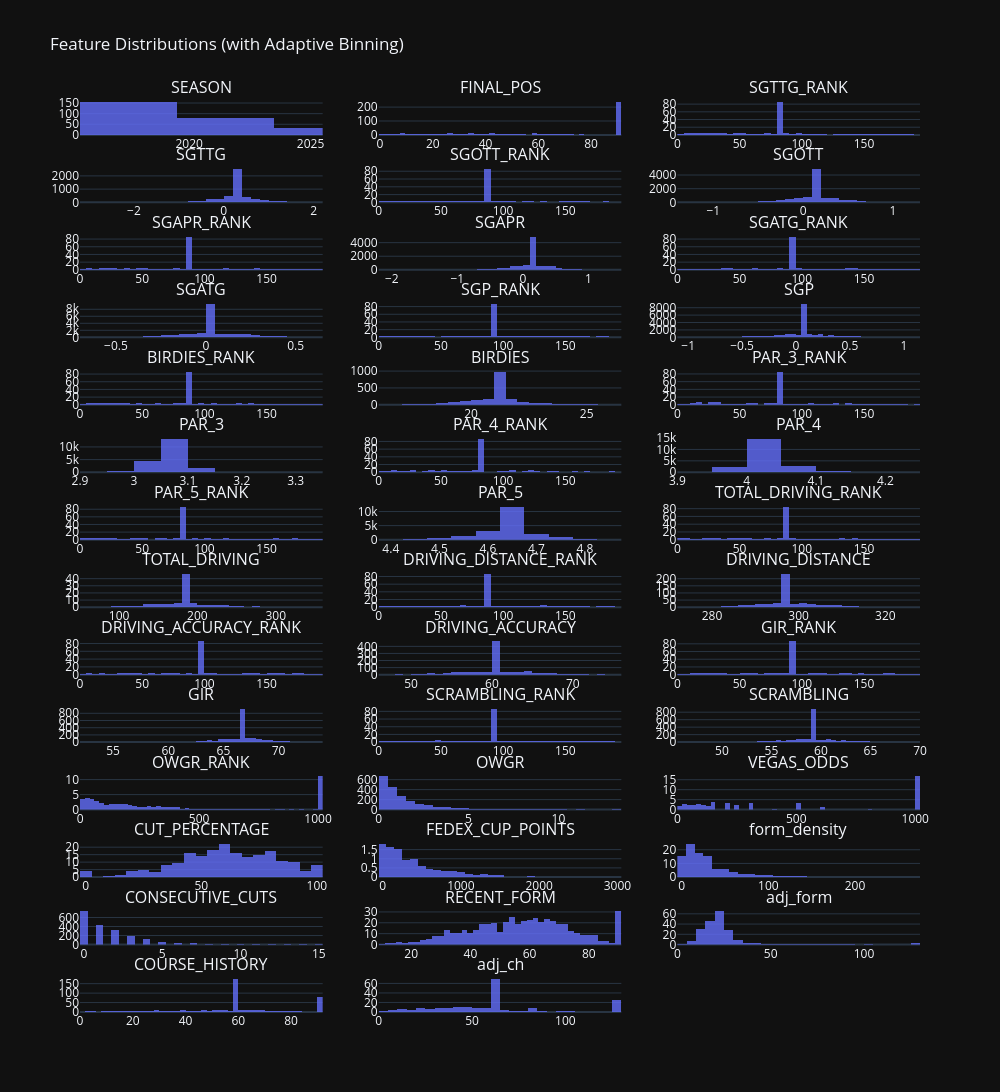

This figure's notebook cell:
### Markdown cell above
### Check Features for Outliers and General Health (Histograms)
Now that all the data is cleaned, let's look at the distribution graphs.

### Code cell
import plotly.express as px
import plotly.subplots as sp
import plotly.graph_objects as go
import pandas as pd
import numpy as np

# Select numeric columns with >1 unique value, excluding label
df_numeric = training_df.select_dtypes(include=np.number)
df_numeric = df_numeric.loc[:, df_numeric.nunique() > 1]
df_numeric = df_numeric.drop(columns=["TOP_20"], errors="ignore")

# Create subplots
n_cols = 3
n_rows = int(np.ceil(len(df_numeric.columns) / n_cols))
fig = sp.make_subplots(rows=n_rows, cols=n_cols, subplot_titles=df_numeric.columns)

# Add one histogram per feature with smart binning
for i, column in enumerate(df_numeric.columns):
    row = i // n_cols + 1
    col = i % n_cols + 1

    # Compute dynamic bin count
    col_range = df_numeric[column].max() - df_numeric[column].min()
    n_unique = df_numeric[column].nunique()
    nbins = min(50, max(5, int(n_unique / 2))) if col_range < 10 else 50  # tighter for short-range

    fig.add_trace(
        go.Histogram(
            x=df_numeric[column],
            nbinsx=nbins,
            histnorm="density",
            marker=dict(color="#636EFA"),
            opacity=0.8
        ),
        row=row,
        col=col
    )

# Style the figure
fig.update_layout(
    height=300 * n_rows,
    width=1000,
    title_text="Feature Distributions (with Adaptive Binning)",
    template="plotly_dark",
    showlegend=False
)

fig.show()

### Figure 1 — Plotly figure (JSON) as saved in the notebook; plotly's stock layout.template omitted (floating-point values rounded to 4 significant figures; data arrays with more than 128 entries replaced by an {"elided": "..."} marker saying what was removed)
{"data": [{"histnorm": "density", "marker": {"color": "#636EFA"}, "nbinsx": 5, "opacity": 0.8, "type": "histogram", "x": {"elided": "1003 int values"}, "xaxis": "x", "yaxis": "y"}, {"histnorm": "density", "marker": {"color": "#636EFA"}, "nbinsx": 50, "opacity": 0.8, "type": "histogram", "x": {"elided": "1003 int values"}, "xaxis": "x2", "yaxis": "y2"}, {"histnorm": "density", "marker": {"color": "#636EFA"}, "nbinsx": 50, "opacity": 0.8, "type": "histogram", "x": {"elided": "1003 float values"}, "xaxis": "x3", "yaxis": "y3"}, {"histnorm": "density", "marker": {"color": "#636EFA"}, "nbinsx": 50, "opacity": 0.8, "type": "histogram", "x": {"elided": "1003 float values"}, "xaxis": "x4", "yaxis": "y4"}, {"histnorm": "density", "marker": {"color": "#636EFA"}, "nbinsx": 50, "opacity": 0.8, "type": "histogram", "x": {"elided": "1003 float values"}, "xaxis": "x5", "yaxis": "y5"}, {"histnorm": "density", "marker": {"color": "#636EFA"}, "nbinsx": 50, "opacity": 0.8, "type": "histogram", "x": {"elided": "1003 float values"}, "xaxis": "x6", "yaxis": "y6"}, {"histnorm": "density", "marker": {"color": "#636EFA"}, "nbinsx": 50, "opacity": 0.8, "type": "histogram", "x": {"elided": "1003 float values"}, "xaxis": "x7", "yaxis": "y7"}, {"histnorm": "density", "marker": {"color": "#636EFA"}, "nbinsx": 50, "opacity": 0.8, "type": "histogram", "x": {"elided": "1003 float values"}, "xaxis": "x8", "yaxis": "y8"}, {"histnorm": "density", "marker": {"color": "#636EFA"}, "nbinsx": 50, "opacity": 0.8, "type": "histogram", "x": {"elided": "1003 float values"}, "xaxis": "x9", "yaxis": "y9"}, {"histnorm": "density", "marker": {"color": "#636EFA"}, "nbinsx": 50, "opacity": 0.8, "type": "histogram", "x": {"elided": "1003 float values"}, "xaxis": "x10", "yaxis": "y10"}, {"histnorm": "density", "marker": {"color": "#636EFA"}, "nbinsx": 50, "opacity": 0.8, "type": "histogram", "x": {"elided": "1003 float values"}, "xaxis": "x11", "yaxis": "y11"}, {"histnorm": "density", "marker": {"color": "#636EFA"}, "nbinsx": 50, "opacity": 0.8, "type": "histogram", "x": {"elided": "1003 float values"}, "xaxis": "x12", "yaxis": "y12"}, {"histnorm": "density", "marker": {"color": "#636EFA"}, "nbinsx": 50, "opacity": 0.8, "type": "histogram", "x": {"elided": "1003 float values"}, "xaxis": "x13", "yaxis": "y13"}, {"histnorm": "density", "marker": {"color": "#636EFA"}, "nbinsx": 50, "opacity": 0.8, "type": "histogram", "x": {"elided": "1003 float values"}, "xaxis": "x14", "yaxis": "y14"}, {"histnorm": "density", "marker": {"color": "#636EFA"}, "nbinsx": 50, "opacity": 0.8, "type": "histogram", "x": {"elided": "1003 float values"}, "xaxis": "x15", "yaxis": "y15"}, {"histnorm": "density", "marker": {"color": "#636EFA"}, "nbinsx": 13, "opacity": 0.8, "type": "histogram", "x": {"elided": "1003 float values"}, "xaxis": "x16", "yaxis": "y16"}, {"histnorm": "density", "marker": {"color": "#636EFA"}, "nbinsx": 50, "opacity": 0.8, "type": "histogram", "x": {"elided": "1003 float values"}, "xaxis": "x17", "yaxis": "y17"}, {"histnorm": "density", "marker": {"color": "#636EFA"}, "nbinsx": 12, "opacity": 0.8, "type": "histogram", "x": {"elided": "1003 float values"}, "xaxis": "x18", "yaxis": "y18"}, {"histnorm": "density", "marker": {"color": "#636EFA"}, "nbinsx": 50, "opacity": 0.8, "type": "histogram", "x": {"elided": "1003 float values"}, "xaxis": "x19", "yaxis": "y19"}, {"histnorm": "density", "marker": {"color": "#636EFA"}, "nbinsx": 20, "opacity": 0.8, "type": "histogram", "x": {"elided": "1003 float values"}, "xaxis": "x20", "yaxis": "y20"}, {"histnorm": "density", "marker": {"color": "#636EFA"}, "nbinsx": 50, "opacity": 0.8, "type": "histogram", "x": {"elided": "1003 float values"}, "xaxis": "x21", "yaxis": "y21"}, {"histnorm": "density", "marker": {"color": "#636EFA"}, "nbinsx": 50, "opacity": 0.8, "type": "histogram", "x": {"elided": "1003 float values"}, "xaxis": "x22", "yaxis": "y22"}, {"histnorm": "density", "marker": {"color": "#636EFA"}, "nbinsx": 50, "opacity": 0.8, "type": "histogram", "x": {"elided": "1003 float values"}, "xaxis": "x23", "yaxis": "y23"}, {"histnorm": "density", "marker": {"color": "#636EFA"}, "nbinsx": 50, "opacity": 0.8, "type": "histogram", "x": {"elided": "1003 float values"}, "xaxis": "x24", "yaxis": "y24"}, {"histnorm": "density", "marker": {"color": "#636EFA"}, "nbinsx": 50, "opacity": 0.8, "type": "histogram", "x": {"elided": "1003 float values"}, "xaxis": "x25", "yaxis": "y25"}, {"histnorm": "density", "marker": {"color": "#636EFA"}, "nbinsx": 50, "opacity": 0.8, "type": "histogram", "x": {"elided": "1003 float values"}, "xaxis": "x26", "yaxis": "y26"}, {"histnorm": "density", "marker": {"color": "#636EFA"}, "nbinsx": 50, "opacity": 0.8, "type": "histogram", "x": {"elided": "1003 float values"}, "xaxis": "x27", "yaxis": "y27"}, {"histnorm": "density", "marker": {"color": "#636EFA"}, "nbinsx": 50, "opacity": 0.8, "type": "histogram", "x": {"elided": "1003 float values"}, "xaxis": "x28", "yaxis": "y28"}, {"histnorm": "density", "marker": {"color": "#636EFA"}, "nbinsx": 50, "opacity": 0.8, "type": "histogram", "x": {"elided": "1003 float values"}, "xaxis": "x29", "yaxis": "y29"}, {"histnorm": "density", "marker": {"color": "#636EFA"}, "nbinsx": 50, "opacity": 0.8, "type": "histogram", "x": {"elided": "1003 float values"}, "xaxis": "x30", "yaxis": "y30"}, {"histnorm": "density", "marker": {"color": "#636EFA"}, "nbinsx": 50, "opacity": 0.8, "type": "histogram", "x": {"elided": "1003 float values"}, "xaxis": "x31", "yaxis": "y31"}, {"histnorm": "density", "marker": {"color": "#636EFA"}, "nbinsx": 50, "opacity": 0.8, "type": "histogram", "x": {"elided": "1003 float values"}, "xaxis": "x32", "yaxis": "y32"}, {"histnorm": "density", "marker": {"color": "#636EFA"}, "nbinsx": 50, "opacity": 0.8, "type": "histogram", "x": {"elided": "1003 float values"}, "xaxis": "x33", "yaxis": "y33"}, {"histnorm": "density", "marker": {"color": "#636EFA"}, "nbinsx": 50, "opacity": 0.8, "type": "histogram", "x": {"elided": "1003 float values"}, "xaxis": "x34", "yaxis": "y34"}, {"histnorm": "density", "marker": {"color": "#636EFA"}, "nbinsx": 50, "opacity": 0.8, "type": "histogram", "x": {"elided": "1003 float values"}, "xaxis": "x35", "yaxis": "y35"}, {"histnorm": "density", "marker": {"color": "#636EFA"}, "nbinsx": 50, "opacity": 0.8, "type": "histogram", "x": {"elided": "1003 float values"}, "xaxis": "x36", "yaxis": "y36"}, {"histnorm": "density", "marker": {"color": "#636EFA"}, "nbinsx": 50, "opacity": 0.8, "type": "histogram", "x": {"elided": "1003 float values"}, "xaxis": "x37", "yaxis": "y37"}, {"histnorm": "density", "marker": {"color": "#636EFA"}, "nbinsx": 50, "opacity": 0.8, "type": "histogram", "x": {"elided": "1003 float values"}, "xaxis": "x38", "yaxis": "y38"}, {"histnorm": "density", "marker": {"color": "#636EFA"}, "nbinsx": 50, "opacity": 0.8, "type": "histogram", "x": {"elided": "1003 float values"}, "xaxis": "x39", "yaxis": "y39"}, {"histnorm": "density", "marker": {"color": "#636EFA"}, "nbinsx": 50, "opacity": 0.8, "type": "histogram", "x": {"elided": "1003 float values"}, "xaxis": "x40", "yaxis": "y40"}, {"histnorm": "density", "marker": {"color": "#636EFA"}, "nbinsx": 50, "opacity": 0.8, "type": "histogram", "x": {"elided": "1003 float values"}, "xaxis": "x41", "yaxis": "y41"}], "layout": {"annotations": [{"font": {"size": 16}, "showarrow": false, "text": "SEASON", "x": 0.1444, "xanchor": "center", "xref": "paper", "y": 1, "yanchor": "bottom", "yref": "paper"}, {"font": {"size": 16}, "showarrow": false, "text": "FINAL_POS", "x": 0.5, "xanchor": "center", "xref": "paper", "y": 1, "yanchor": "bottom", "yref": "paper"}, {"font": {"size": 16}, "showarrow": false, "text": "SGTTG_RANK", "x": 0.8556, "xanchor": "center", "xref": "paper", "y": 1, "yanchor": "bottom", "yref": "paper"}, {"font": {"size": 16}, "showarrow": false, "text": "SGTTG", "x": 0.1444, "xanchor": "center", "xref": "paper", "y": 0.926, "yanchor": "bottom", "yref": "paper"}, {"font": {"size": 16}, "showarrow": false, "text": "SGOTT_RANK", "x": 0.5, "xanchor": "center", "xref": "paper", "y": 0.926, "yanchor": "bottom", "yref": "paper"}, {"font": {"size": 16}, "showarrow": false, "text": "SGOTT", "x": 0.8556, "xanchor": "center", "xref": "paper", "y": 0.926, "yanchor": "bottom", "yref": "paper"}, {"font": {"size": 16}, "showarrow": false, "text": "SGAPR_RANK", "x": 0.1444, "xanchor": "center", "xref": "paper", "y": 0.852, "yanchor": "bottom", "yref": "paper"}, {"font": {"size": 16}, "showarrow": false, "text": "SGAPR", "x": 0.5, "xanchor": "center", "xref": "paper", "y": 0.852, "yanchor": "bottom", "yref": "paper"}, {"font": {"size": 16}, "showarrow": false, "text": "SGATG_RANK", "x": 0.8556, "xanchor": "center", "xref": "paper", "y": 0.852, "yanchor": "bottom", "yref": "paper"}, {"font": {"size": 16}, "showarrow": false, "text": "SGATG", "x": 0.1444, "xanchor": "center", "xref": "paper", "y": 0.7781, "yanchor": "bottom", "yref": "paper"}, {"font": {"size": 16}, "showarrow": false, "text": "SGP_RANK", "x": 0.5, "xanchor": "center", "xref": "paper", "y": 0.7781, "yanchor": "bottom", "yref": "paper"}, {"font": {"size": 16}, "showarrow": false, "text": "SGP", "x": 0.8556, "xanchor": "center", "xref": "paper", "y": 0.7781, "yanchor": "bottom", "yref": "paper"}, {"font": {"size": 16}, "showarrow": false, "text": "BIRDIES_RANK", "x": 0.1444, "xanchor": "center", "xref": "paper", "y": 0.7041, "yanchor": "bottom", "yref": "paper"}, {"font": {"size": 16}, "showarrow": false, "text": "BIRDIES", "x": 0.5, "xanchor": "center", "xref": "paper", "y": 0.7041, "yanchor": "bottom", "yref": "paper"}, {"font": {"size": 16}, "showarrow": false, "text": "PAR_3_RANK", "x": 0.8556, "xanchor": "center", "xref": "paper", "y": 0.7041, "yanchor": "bottom", "yref": "paper"}, {"font": {"size": 16}, "showarrow": false, "text": "PAR_3", "x": 0.1444, "xanchor": "center", "xref": "paper", "y": 0.6301, "yanchor": "bottom", "yref": "paper"}, {"font": {"size": 16}, "showarrow": false, "text": "PAR_4_RANK", "x": 0.5, "xanchor": "center", "xref": "paper", "y": 0.6301, "yanchor": "bottom", "yref": "paper"}, {"font": {"size": 16}, "showarrow": false, "text": "PAR_4", "x": 0.8556, "xanchor": "center", "xref": "paper", "y": 0.6301, "yanchor": "bottom", "yref": "paper"}, {"font": {"size": 16}, "showarrow": false, "text": "PAR_5_RANK", "x": 0.1444, "xanchor": "center", "xref": "paper", "y": 0.5561, "yanchor": "bottom", "yref": "paper"}, {"font": {"size": 16}, "showarrow": false, "text": "PAR_5", "x": 0.5, "xanchor": "center", "xref": "paper", "y": 0.5561, "yanchor": "bottom", "yref": "paper"}, {"font": {"size": 16}, "showarrow": false, "text": "TOTAL_DRIVING_RANK", "x": 0.8556, "xanchor": "center", "xref": "paper", "y": 0.5561, "yanchor": "bottom", "yref": "paper"}, {"font": {"size": 16}, "showarrow": false, "text": "TOTAL_DRIVING", "x": 0.1444, "xanchor": "center", "xref": "paper", "y": 0.4821, "yanchor": "bottom", "yref": "paper"}, {"font": {"size": 16}, "showarrow": false, "text": "DRIVING_DISTANCE_RANK", "x": 0.5, "xanchor": "center", "xref": "paper", "y": 0.4821, "yanchor": "bottom", "yref": "paper"}, {"font": {"size": 16}, "showarrow": false, "text": "DRIVING_DISTANCE", "x": 0.8556, "xanchor": "center", "xref": "paper", "y": 0.4821, "yanchor": "bottom", "yref": "paper"}, {"font": {"size": 16}, "showarrow": false, "text": "DRIVING_ACCURACY_RANK", "x": 0.1444, "xanchor": "center", "xref": "paper", "y": 0.4082, "yanchor": "bottom", "yref": "paper"}, {"font": {"size": 16}, "showarrow": false, "text": "DRIVING_ACCURACY", "x": 0.5, "xanchor": "center", "xref": "paper", "y": 0.4082, "yanchor": "bottom", "yref": "paper"}, {"font": {"size": 16}, "showarrow": false, "text": "GIR_RANK", "x": 0.8556, "xanchor": "center", "xref": "paper", "y": 0.4082, "yanchor": "bottom", "yref": "paper"}, {"font": {"size": 16}, "showarrow": false, "text": "GIR", "x": 0.1444, "xanchor": "center", "xref": "paper", "y": 0.3342, "yanchor": "bottom", "yref": "paper"}, {"font": {"size": 16}, "showarrow": false, "text": "SCRAMBLING_RANK", "x": 0.5, "xanchor": "center", "xref": "paper", "y": 0.3342, "yanchor": "bottom", "yref": "paper"}, {"font": {"size": 16}, "showarrow": false, "text": "SCRAMBLING", "x": 0.8556, "xanchor": "center", "xref": "paper", "y": 0.3342, "yanchor": "bottom", "yref": "paper"}, {"font": {"size": 16}, "showarrow": false, "text": "OWGR_RANK", "x": 0.1444, "xanchor": "center", "xref": "paper", "y": 0.2602, "yanchor": "bottom", "yref": "paper"}, {"font": {"size": 16}, "showarrow": false, "text": "OWGR", "x": 0.5, "xanchor": "center", "xref": "paper", "y": 0.2602, "yanchor": "bottom", "yref": "paper"}, {"font": {"size": 16}, "showarrow": false, "text": "VEGAS_ODDS", "x": 0.8556, "xanchor": "center", "xref": "paper", "y": 0.2602, "yanchor": "bottom", "yref": "paper"}, {"font": {"size": 16}, "showarrow": false, "text": "CUT_PERCENTAGE", "x": 0.1444, "xanchor": "center", "xref": "paper", "y": 0.1862, "yanchor": "bottom", "yref": "paper"}, {"font": {"size": 16}, "showarrow": false, "text": "FEDEX_CUP_POINTS", "x": 0.5, "xanchor": "center", "xref": "paper", "y": 0.1862, "yanchor": "bottom", "yref": "paper"}, {"font": {"size": 16}, "showarrow": false, "text": "form_density", "x": 0.8556, "xanchor": "center", "xref": "paper", "y": 0.1862, "yanchor": "bottom", "yref": "paper"}, {"font": {"size": 16}, "showarrow": false, "text": "CONSECUTIVE_CUTS", "x": 0.1444, "xanchor": "center", "xref": "paper", "y": 0.1122, "yanchor": "bottom", "yref": "paper"}, {"font": {"size": 16}, "showarrow": false, "text": "RECENT_FORM", "x": 0.5, "xanchor": "center", "xref": "paper", "y": 0.1122, "yanchor": "bottom", "yref": "paper"}, {"font": {"size": 16}, "showarrow": false, "text": "adj_form", "x": 0.8556, "xanchor": "center", "xref": "paper", "y": 0.1122, "yanchor": "bottom", "yref": "paper"}, {"font": {"size": 16}, "showarrow": false, "text": "COURSE_HISTORY", "x": 0.1444, "xanchor": "center", "xref": "paper", "y": 0.03827, "yanchor": "bottom", "yref": "paper"}, {"font": {"size": 16}, "showarrow": false, "text": "adj_ch", "x": 0.5, "xanchor": "center", "xref": "paper", "y": 0.03827, "yanchor": "bottom", "yref": "paper"}], "height": 4200, "showlegend": false, "title": {"text": "Feature Distributions (with Adaptive Binning)"}, "width": 1000, "xaxis": {"anchor": "y", "domain": [0, 0.2889]}, "xaxis10": {"anchor": "y10", "domain": [0, 0.2889]}, "xaxis11": {"anchor": "y11", "domain": [0.3556, 0.6444]}, "xaxis12": {"anchor": "y12", "domain": [0.7111, 1]}, "xaxis13": {"anchor": "y13", "domain": [0, 0.2889]}, "xaxis14": {"anchor": "y14", "domain": [0.3556, 0.6444]}, "xaxis15": {"anchor": "y15", "domain": [0.7111, 1]}, "xaxis16": {"anchor": "y16", "domain": [0, 0.2889]}, "xaxis17": {"anchor": "y17", "domain": [0.3556, 0.6444]}, "xaxis18": {"anchor": "y18", "domain": [0.7111, 1]}, "xaxis19": {"anchor": "y19", "domain": [0, 0.2889]}, "xaxis2": {"anchor": "y2", "domain": [0.3556, 0.6444]}, "xaxis20": {"anchor": "y20", "domain": [0.3556, 0.6444]}, "xaxis21": {"anchor": "y21", "domain": [0.7111, 1]}, "xaxis22": {"anchor": "y22", "domain": [0, 0.2889]}, "xaxis23": {"anchor": "y23", "domain": [0.3556, 0.6444]}, "xaxis24": {"anchor": "y24", "domain": [0.7111, 1]}, "xaxis25": {"anchor": "y25", "domain": [0, 0.2889]}, "xaxis26": {"anchor": "y26", "domain": [0.3556, 0.6444]}, "xaxis27": {"anchor": "y27", "domain": [0.7111, 1]}, "xaxis28": {"anchor": "y28", "domain": [0, 0.2889]}, "xaxis29": {"anchor": "y29", "domain": [0.3556, 0.6444]}, "xaxis3": {"anchor": "y3", "domain": [0.7111, 1]}, "xaxis30": {"anchor": "y30", "domain": [0.7111, 1]}, "xaxis31": {"anchor": "y31", "domain": [0, 0.2889]}, "xaxis32": {"anchor": "y32", "domain": [0.3556, 0.6444]}, "xaxis33": {"anchor": "y33", "domain": [0.7111, 1]}, "xaxis34": {"anchor": "y34", "domain": [0, 0.2889]}, "xaxis35": {"anchor": "y35", "domain": [0.3556, 0.6444]}, "xaxis36": {"anchor": "y36", "domain": [0.7111, 1]}, "xaxis37": {"anchor": "y37", "domain": [0, 0.2889]}, "xaxis38": {"anchor": "y38", "domain": [0.3556, 0.6444]}, "xaxis39": {"anchor": "y39", "domain": [0.7111, 1]}, "xaxis4": {"anchor": "y4", "domain": [0, 0.2889]}, "xaxis40": {"anchor": "y40", "domain": [0, 0.2889]}, "xaxis41": {"anchor": "y41", "domain": [0.3556, 0.6444]}, "xaxis42": {"anchor": "y42", "domain": [0.7111, 1]}, "xaxis5": {"anchor": "y5", "domain": [0.3556, 0.6444]}, "xaxis6": {"anchor": "y6", "domain": [0.7111, 1]}, "xaxis7": {"anchor": "y7", "domain": [0, 0.2889]}, "xaxis8": {"anchor": "y8", "domain": [0.3556, 0.6444]}, "xaxis9": {"anchor": "y9", "domain": [0.7111, 1]}, "yaxis": {"anchor": "x", "domain": [0.9617, 1]}, "yaxis10": {"anchor": "x10", "domain": [0.7398, 0.7781]}, "yaxis11": {"anchor": "x11", "domain": [0.7398, 0.7781]}, "yaxis12": {"anchor": "x12", "domain": [0.7398, 0.7781]}, "yaxis13": {"anchor": "x13", "domain": [0.6658, 0.7041]}, "yaxis14": {"anchor": "x14", "domain": [0.6658, 0.7041]}, "yaxis15": {"anchor": "x15", "domain": [0.6658, 0.7041]}, "yaxis16": {"anchor": "x16", "domain": [0.5918, 0.6301]}, "yaxis17": {"anchor": "x17", "domain": [0.5918, 0.6301]}, "yaxis18": {"anchor": "x18", "domain": [0.5918, 0.6301]}, "yaxis19": {"anchor": "x19", "domain": [0.5179, 0.5561]}, "yaxis2": {"anchor": "x2", "domain": [0.9617, 1]}, "yaxis20": {"anchor": "x20", "domain": [0.5179, 0.5561]}, "yaxis21": {"anchor": "x21", "domain": [0.5179, 0.5561]}, "yaxis22": {"anchor": "x22", "domain": [0.4439, 0.4821]}, "yaxis23": {"anchor": "x23", "domain": [0.4439, 0.4821]}, "yaxis24": {"anchor": "x24", "domain": [0.4439, 0.4821]}, "yaxis25": {"anchor": "x25", "domain": [0.3699, 0.4082]}, "yaxis26": {"anchor": "x26", "domain": [0.3699, 0.4082]}, "yaxis27": {"anchor": "x27", "domain": [0.3699, 0.4082]}, "yaxis28": {"anchor": "x28", "domain": [0.2959, 0.3342]}, "yaxis29": {"anchor": "x29", "domain": [0.2959, 0.3342]}, "yaxis3": {"anchor": "x3", "domain": [0.9617, 1]}, "yaxis30": {"anchor": "x30", "domain": [0.2959, 0.3342]}, "yaxis31": {"anchor": "x31", "domain": [0.2219, 0.2602]}, "yaxis32": {"anchor": "x32", "domain": [0.2219, 0.2602]}, "yaxis33": {"anchor": "x33", "domain": [0.2219, 0.2602]}, "yaxis34": {"anchor": "x34", "domain": [0.148, 0.1862]}, "yaxis35": {"anchor": "x35", "domain": [0.148, 0.1862]}, "yaxis36": {"anchor": "x36", "domain": [0.148, 0.1862]}, "yaxis37": {"anchor": "x37", "domain": [0.07398, 0.1122]}, "yaxis38": {"anchor": "x38", "domain": [0.07398, 0.1122]}, "yaxis39": {"anchor": "x39", "domain": [0.07398, 0.1122]}, "yaxis4": {"anchor": "x4", "domain": [0.8878, 0.926]}, "yaxis40": {"anchor": "x40", "domain": [0, 0.03827]}, "yaxis41": {"anchor": "x41", "domain": [0, 0.03827]}, "yaxis42": {"anchor": "x42", "domain": [0, 0.03827]}, "yaxis5": {"anchor": "x5", "domain": [0.8878, 0.926]}, "yaxis6": {"anchor": "x6", "domain": [0.8878, 0.926]}, "yaxis7": {"anchor": "x7", "domain": [0.8138, 0.852]}, "yaxis8": {"anchor": "x8", "domain": [0.8138, 0.852]}, "yaxis9": {"anchor": "x9", "domain": [0.8138, 0.852]}}}
